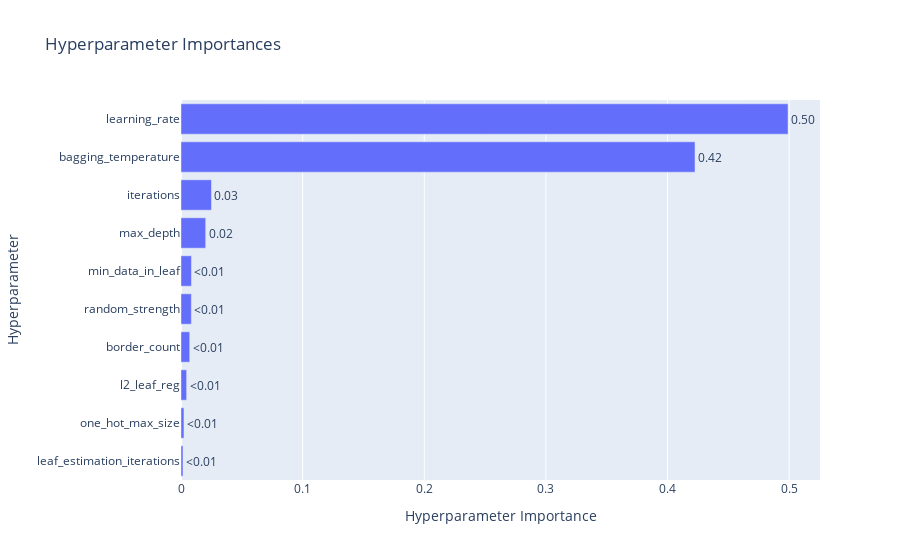

This figure's notebook cell:
### Code cell
plot_param_importances(study)

### Figure 1 — Plotly figure (JSON) as saved in the notebook; plotly's stock layout.template omitted (floating-point values rounded to 4 significant figures)
{"data": [{"cliponaxis": false, "hovertemplate": ["leaf_estimation_iterations (IntDistribution): 0.0016512849268316898<extra></extra>", "one_hot_max_size (IntDistribution): 0.002429102189710821<extra></extra>", "l2_leaf_reg (FloatDistribution): 0.004625767159797119<extra></extra>", "border_count (IntDistribution): 0.0071599530171177405<extra></extra>", "random_strength (FloatDistribution): 0.008523616113851402<extra></extra>", "min_data_in_leaf (IntDistribution): 0.008595745518087746<extra></extra>", "max_depth (IntDistribution): 0.020300127748895624<extra></extra>", "iterations (IntDistribution): 0.02504618908080054<extra></extra>", "bagging_temperature (FloatDistribution): 0.4225953529610121<extra></extra>", "learning_rate (FloatDistribution): 0.49907286128389505<extra></extra>"], "name": "Objective Value", "orientation": "h", "text": ["<0.01", "<0.01", "<0.01", "<0.01", "<0.01", "<0.01", "0.02", "0.03", "0.42", "0.50"], "textposition": "outside", "type": "bar", "x": [0.001651, 0.002429, 0.004626, 0.00716, 0.008524, 0.008596, 0.0203, 0.02505, 0.4226, 0.4991], "y": ["leaf_estimation_iterations", "one_hot_max_size", "l2_leaf_reg", "border_count", "random_strength", "min_data_in_leaf", "max_depth", "iterations", "bagging_temperature", "learning_rate"]}], "layout": {"title": {"text": "Hyperparameter Importances"}, "xaxis": {"title": {"text": "Hyperparameter Importance"}}, "yaxis": {"title": {"text": "Hyperparameter"}}}}
